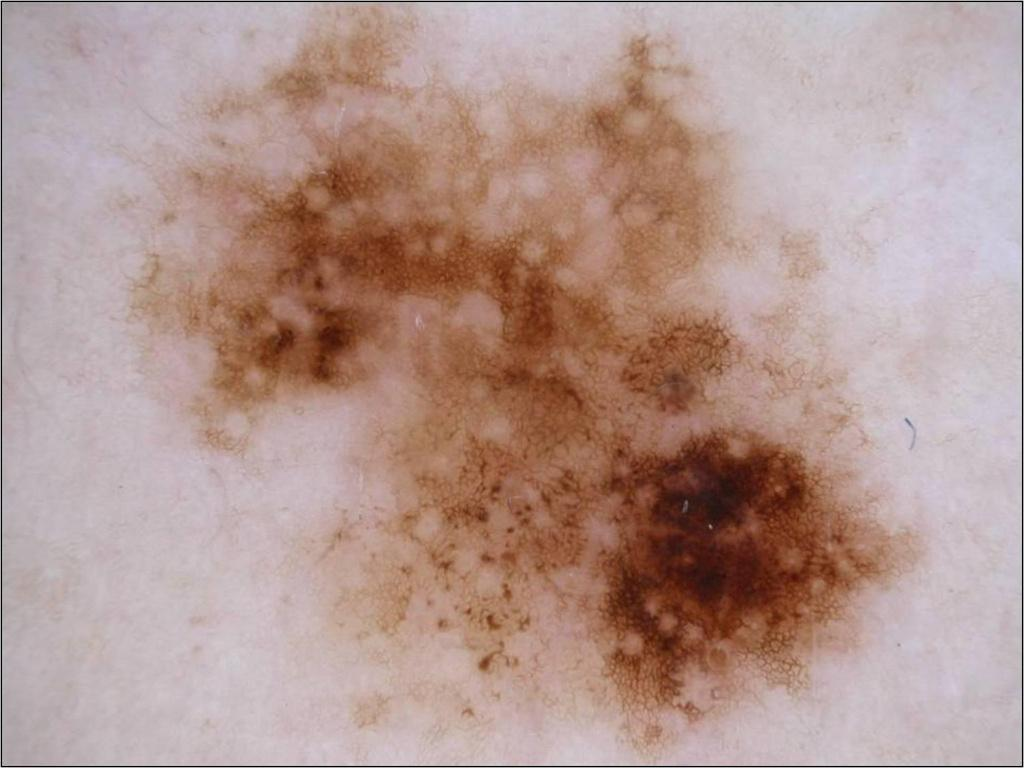
#> input picture images/melanoma.jpg, 1024 x 768 px
$ python color_mean.py
#> lines starting #> are read from the running program, lines starting #| are printed output that depends on the picture
### src/features/features_utils.py
import math

import bcolors as bcolors
import cv2
import numpy as np
from numpy import cos, sin
from sklearn.decomposition import PCA
import cfg


# In : Grayscale image
# Out : Number of black pixels
def get_area(img):
    return len([pixel for row in img for pixel in row if pixel == 0])


# In : Grayscale image
# Out : Numpy array of points representing white pixels of the image
def get_points(img):
    return np.asarray([(j, i) for i, row in enumerate(img) for j, pixel in enumerate(row) if pixel != 0])


# In : Array of points
# Out : Coordinates of the mean coordinates
def get_center(points):
    length = points.shape[0]
    sum_x = np.sum(points[:, 0])
    sum_y = np.sum(points[:, 1])
    return sum_x / length, sum_y / length


# In : Grayscale image (mask of the lesion)
# Out : Angle of rotation minimizing the area difference between the two halves of image
# [11 lines left out: function get_axis_area, not called in this run]


# In : Point p, line d
# Out : True if determinant is negative, False otherwise
def relative_side_of_point(p, d):
    return (d[0][0] - p[0]) * (d[1][1] - p[1]) - (d[0][1] - p[1]) * (d[1][0] - p[0]) < 0


# In : List of points, method used to compute the symmetry axes
# Out : Symmetry axes
# method possible values : PCA, Minim
# PCA : Compute axes using PCA
# Minim : Compute axes using area difference minimization
def get_axes(points, method='PCA', mask=None):
    cX, cY = get_center(points)
    if method == 'PCA':
        pca = PCA(n_components=2).fit(points)
        axes = []
        for i, (comp, var) in enumerate(zip(pca.components_, pca.explained_variance_ratio_)):
            comp = comp * var * 400
            axes.append([[cX, cY], [cX + comp[0], cY + comp[1]]])
        return np.asarray(axes)
    elif method == 'Minim':
        if mask is None:
            print(
                bcolors.FAIL + 'Mask is None using Minim method !\nUse PCA if you dont want to use mask' + bcolors.ENDC)
        best_angle = get_axis_area(mask)

        enX = int(400 * cos(-best_angle))
        enY = int(400 * sin(-best_angle))

        axe1 = ((cX - enX, cY - enY), (cX + enX, cY + enY))
        axe2 = ((cX + enY, cY - enX), (cX - enY, cY + enX))
        return np.asarray(axe1), np.asarray(axe2)
    return None


# In : Mask of the lesion, Points, axe1, axe2
# Out : Quadrants of the image (mask.shape)
# Quadrants has 4 possible values :
# -1 : Not in the lesion, 0,1,2,3 : Quad number of the (i,j) pixel
def make_quadrants(mask, points, axe1, axe2):
    quadrants = np.ones((mask.shape[0], mask.shape[1]), dtype=np.uint8) * -1
    for p in points:
        i = p[1]
        j = p[0]
        if relative_side_of_point(p, axe1):
            if relative_side_of_point(p, axe2):
                quadrants[i][j] = 0
            else:
                quadrants[i][j] = 1
        else:
            if relative_side_of_point(p, axe2):
                quadrants[i][j] = 2
            else:
                quadrants[i][j] = 3
    return quadrants


# In : Image, quadrants, alpha
# Out : Resulting image of the fusion between alpha*img + (1-alpha)*quadrants
# alpha is the percentage of the original image
# [14 lines left out: function quad_on_img, not called in this run]


# In : 2 points (x,y)
# Out : Euclidian distance between the two points
def distance(p1, p2):
    return np.sqrt(pow(p1[0] - p2[0], 2) + pow(p1[1] - p2[1], 2))


# In : Image, angle in degree, scale
# Out : Rotated image
# [30 lines left out: functions rotate_img, get_angle, crop_lesion, get_cropped, not called in this run]

### src/features/color_mean.py
import cv2
import numpy as np

from feature_difference import feature_diff
from features_utils import get_points, get_axes, make_quadrants


# In : Quadrants, image
# Out : Mean color for each quadrant
def get_mean_colors(quadrants, img):
    moyennes = []
    for quad_num in range(4):
        moyennes.append(np.mean([img[i][j] for i in range(img.shape[0]) for j in range(img.shape[1])
                                 if quadrants[i][j] == quad_num], axis=0))
    return moyennes


# Feature function
# In : Image, quadrants
# Out : Feature color mean
def f_color_mean(img, quadrants):
    moyennes = get_mean_colors(quadrants, img)
    return feature_diff(moyennes)


# In : Quadrants, image, moyennes des couleurs par quadrant
# Out : Image with mean color by quadrant
def draw_mean_colors(quadrants, img, moyennes):
    result = np.zeros(img.shape, dtype=np.uint8)
    for i in range(img.shape[0]):
        for j in range(img.shape[1]):
            if quadrants[i][j] != -1:
                result[i][j] = img[i][j] * 0 + moyennes[int(quadrants[i][j])] * 1
            else:
                result[i][j] = img[i][j]
    return result


if __name__ == "__main__":
    IMG_SIZE = (300,300)
    win_name = 'Coucou toi, je suis un melanome'
    path = '../../images/melanoma.jpg'
    mask_path = '../../images/melanomask.jpg'
    img = cv2.resize(cv2.imread(path), IMG_SIZE)
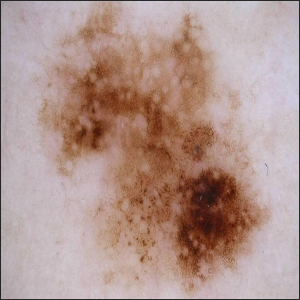
#> img: shape (300, 300, 3); mean B, G, R 142.9, 149.9, 177.6
    mask = cv2.resize(cv2.imread(mask_path, 0), IMG_SIZE)
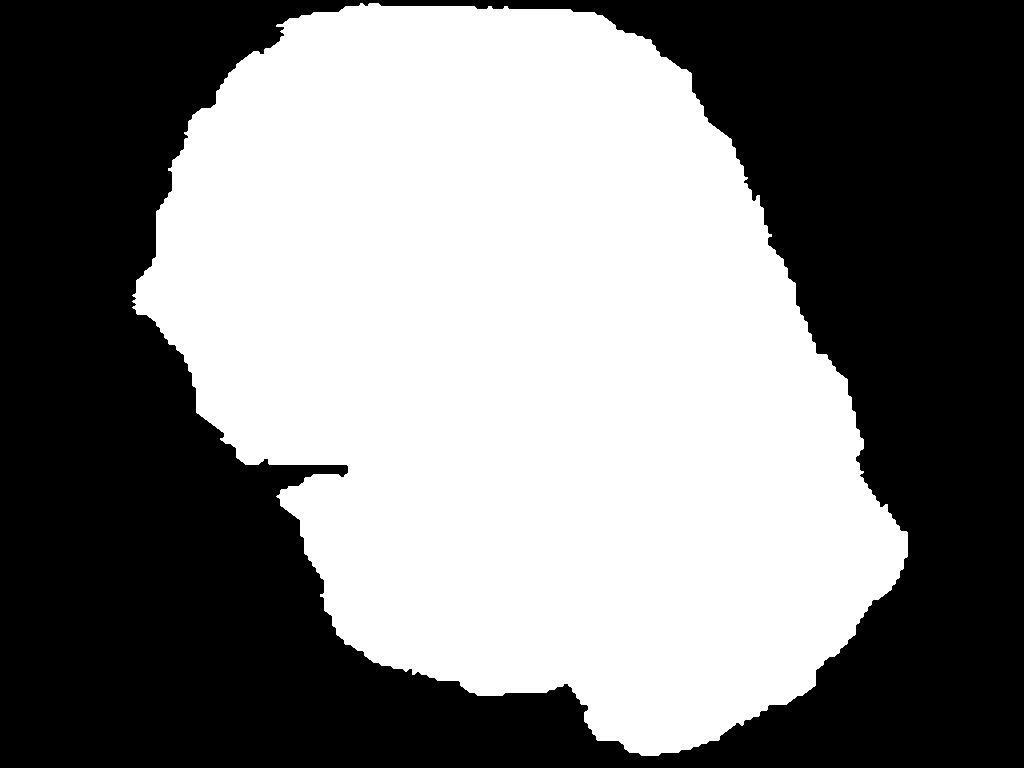
#> input picture images/melanomask.jpg, 1024 x 768 px
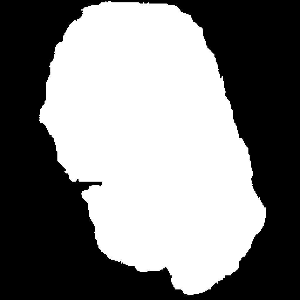
#> mask: shape (300, 300); min 0, max 255, mean 127.3
    points = np.asarray(get_points(mask))
#> points = 46081 pairs, first value 37 to 266, second value 0 to 296
    axe1, axe2 = get_axes(points)
#> in get_center, `sum_x = np.sum(points[:, 0])`: sum_x = 7027245
#> in get_center, `sum_y = np.sum(points[:, 1])`: sum_y = 6565238
#> in get_axes, `cX, cY = get_center(points)`: cX = 152.5; cY = 142.5
#> the loop in get_axes, `for i, (comp, var) in enumerate(zip(pca.components_, pca.explained_var..` made 2 passes
#> (comp, var) on passes 1 to 2: ([109, 271.3], 0.731), ([99.85, -40.11], 0.269)
#> after the loop in get_axes, `for i, (comp, var) in enumerate(zip(pca.components_, pca.explained_var..`: axes = [[[152.5, 142.5], [261.5, 413.8]], [[152.5, 142.5], [252.4, 102.4]]]
#> axe1 = [[152.5, 142.5], [261.5, 413.8]]; axe2 = [[152.5, 142.5], [252.4, 102.4]]
    quadrants = make_quadrants(mask, points, axe1, axe2)
#> the loop in make_quadrants, `for p in points:` made 46081 passes
#> (p, i, j) on passes 1 to 3: ([101, 0], 0, 101), ([102, 0], 0, 102), ([103, 0], 0, 103)
#> after the loop in make_quadrants, `for p in points:`:
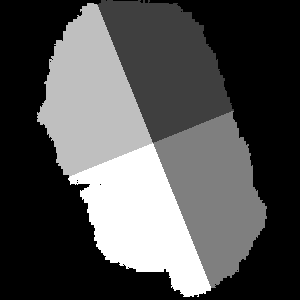
#> quadrants: shape (300, 300) int16; min -1, max 3, mean 0.274; drawn with min black and max white
    moyennes = get_mean_colors(quadrants, img)
#> after the loop in get_mean_colors, `for quad_num in range(4):`: moyennes = [[124.4, 140.4, 176.8], [79.06, 97.4, 143.9], [100.4, 119.4, 162.1], [111.1, 130, 171.3]]
    cv2.imshow(win_name, img)
    cv2.waitKey(0)
    res = draw_mean_colors(quadrants, img, moyennes)
#> in draw_mean_colors, `result = np.zeros(img.shape, dtype=np.uint8)`: result: shape (300, 300, 3); every value is 0
#> after the loop in draw_mean_colors, `for i in range(img.shape[0]):`:
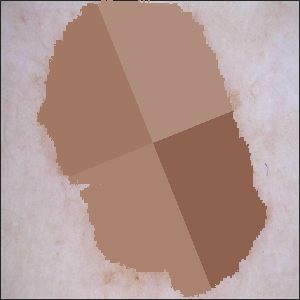
#> result: shape (300, 300, 3); mean B, G, R 142.8, 149.7, 177.3
    cv2.imshow(win_name, res)
    cv2.waitKey(0)
    moyennesV = [(moyennes[0] + moyennes[1])/2, (moyennes[2] + moyennes[3])/2]
#> moyennesV = [[101.7, 118.9, 160.3], [105.8, 124.7, 166.7]]
    moyennesV = [moyennesV[0], moyennesV[0], moyennesV[1], moyennesV[1]]
#> moyennesV = [[101.7, 118.9, 160.3], [101.7, 118.9, 160.3], [105.8, 124.7, 166.7], [105.8, 124.7, 166.7]]
    res = draw_mean_colors(quadrants, img, moyennesV)
#> after the loop in draw_mean_colors (call 2), `for i in range(img.shape[0]):`:
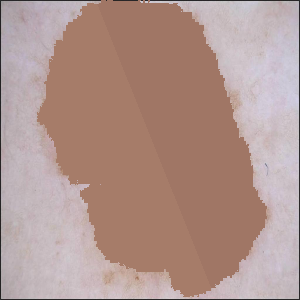
#> result: shape (300, 300, 3); mean B, G, R 142.5, 149.4, 177.3
    cv2.imshow(win_name, res)
    cv2.waitKey(0)
    moyennesH = [(moyennes[0] + moyennes[2])/2, (moyennes[1] + moyennes[3])/2]
#> moyennesH = [[112.4, 129.9, 169.4], [95.08, 113.7, 157.6]]
    moyennesH = [moyennesH[0], moyennesH[1], moyennesH[0], moyennesH[1]]
#> moyennesH = [[112.4, 129.9, 169.4], [95.08, 113.7, 157.6], [112.4, 129.9, 169.4], [95.08, 113.7, 157.6]]
    res = draw_mean_colors(quadrants, img, moyennesH)
    cv2.imshow(win_name, res)
    cv2.waitKey(0)
    cv2.destroyAllWindows()
    print("Everything passed")
